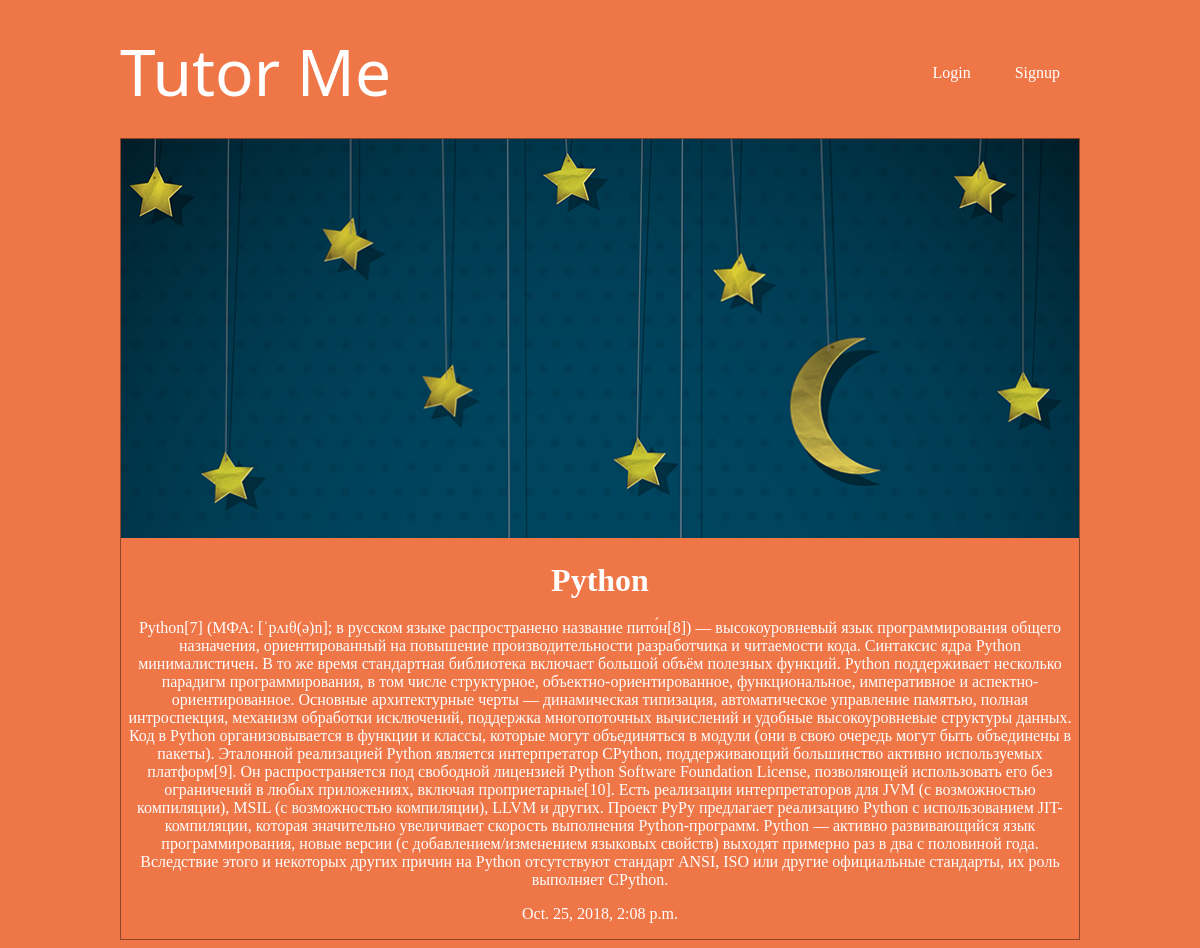
The page /articles/py/ on the database its author committed.
### articles/models.py (models this page shows, shortened)
class Article(models.Model):
    title=models.CharField(max_length=100)
    slug=models.SlugField()
    body=models.TextField()
    date=models.DateTimeField(auto_now_add=True)
    thumb=models.ImageField(default='default.png',blank=True)
    author=models.ForeignKey(User,on_delete=models.PROTECT,default=None)

### articles/views.py (the view)
# urls.py: path('<slug>/',views.article_detail,name="detail"),
def article_detail(request, slug):
    article = Article.objects.get(slug=slug)
    return render(request, 'articles/article_detail.html', {'article': article})

### articles/templates/articles/article_detail.html
{% extends 'base_layout.html' %}
{% block content %}
<div class="article-detail">
  <div class="article">
    <img src="{{article.thumb.url}}" alt="">
    <h2>{{article.title}}</h2>
    <p>{{article.body}}</p>
    <p>{{article.date}}</p>
  </div>
</div>
{% endblock %}

### assets/styles.css (style rules this page uses)
body { background-color: #ef7647; color: #fffdfe; }
body * { font-family: Ubuntu; }
h1, h2, h3, h4, h5 { font-weight: 4em; margin: 0; }
.article { padding: 10px; border: 1px solid rgb(143, 68, 41); position: relative; padding-bottom: 40px; }
.article h2 { font-size: 1.2em; }
.article-detail .article { padding: 0; }
.article-detail .article img { max-width: 100%; }
.article-detail .article h2 { text-align: center; margin: 20px auto; font-size: 2em; }
.article-detail .article p { text-align: center; }

### rows shown on the page
Article: thumb (picture), title "Python", body "Python[7] (МФА: [ˈpʌɪθ(ə)n]; в русском языке распространено название пито́н[8]) — высокоуровневый язык программирования общего назначения, ориентированный на повышение производительности разработчика и читаемости кода. Синтаксис ядра Python минималистичен. В то же время стандартная библиотека включает большой объём полезных функций. Python поддерживает несколько парадигм программирования, в том числе структурное, объектно-ориентированное, функциональное, императивное и аспектно-ориентированное. Основные архитектурные черты — динамическая типизация, автоматическое управление памятью, полная интроспекция, механизм обработки исключений, поддержка многопоточных вычислений и удобные…", date "Oct. 25, 2018, 2:08 p.m."
